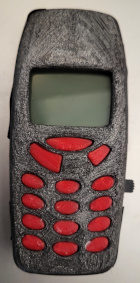
#> input picture src/nokia-lcd/images/1-thumbnail.jpg, 140 x 283 px
$ python convert-image.py ../images/1-thumbnail.jpg
#> lines starting #> are read from the running program, lines starting #| are printed output that depends on the picture
#!/usr/bin/env python3

import sys
from PIL import Image

LCD_HEIGHT = 48
LCD_WIDTH = 84

output = [ 0 ] * int((LCD_WIDTH * LCD_HEIGHT) / 8)

if len(sys.argv) < 2:
    print('usage: {} image.png [invert]'.format(sys.argv[0]))
    quit()

# having the invert parameter inverts the matching color
match_value = len(sys.argv) == 2

with Image.open(sys.argv[1]) as im:
#> im is the input picture: PIL image 140x283 RGB; mean R, G, B 122.2, 103.3, 98.3
    im = im.convert(mode='1')
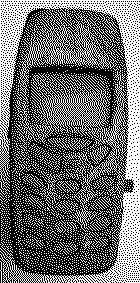
#> im: PIL image 140x283 1; 42.4% white in thin lines or dots
    for y in range(im.height):
        for x in range(im.width):
            v = im.getpixel((x, y))
            if bool(v) == match_value:
#> (the run stopped early here; a loop or call above may not have finished)

$ run again, on src/nokia-lcd/images/3-thumbnail.jpg
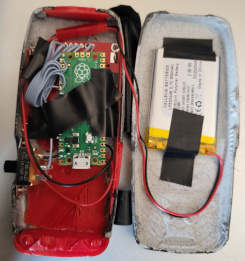
#> input picture src/nokia-lcd/images/3-thumbnail.jpg, 245 x 261 px
#> im is the input picture: PIL image 245x261 RGB; mean R, G, B 139.5, 115.2, 109.3
#> `im = im.convert(mode='1')`:
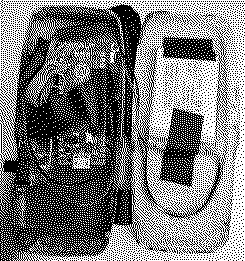
#> im: PIL image 245x261 1; 47.6% white in thin lines or dots

$ run again, on src/nokia-lcd/images/2.jpg
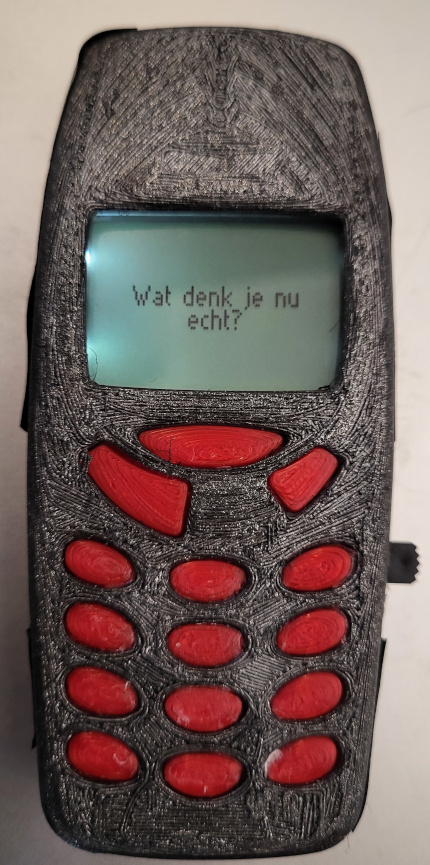
#> input picture src/nokia-lcd/images/2.jpg, 430 x 865 px
#> im is the input picture: PIL image 430x865 RGB; mean R, G, B 113, 94.9, 91.3
#> `im = im.convert(mode='1')`:
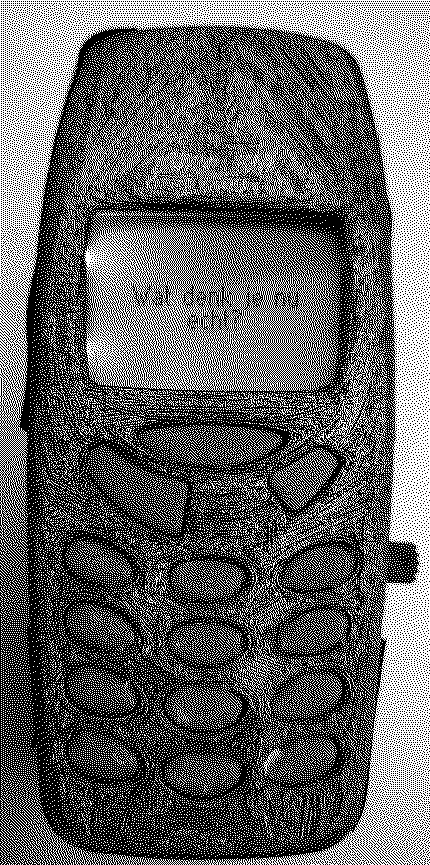
#> im: PIL image 430x865 1; 39% white in thin lines or dots
